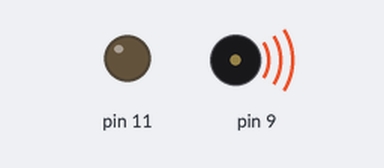
Bench run of a sketch on a simulated Arduino Uno, built with avr-gcc and run on an emulated ATmega328P. Shown: output pins drawn as LEDs (lit = HIGH), buzzer (waves = sounding).

Above: at 0.1 s.
At 38.8 s:
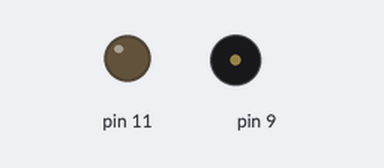
Timing chart, 0 to 40.0 s (numbered marks = the images above):
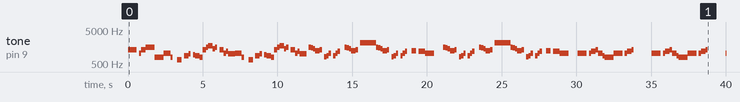

Measured:
- by itself, tone on pin 9: plays 1318 Hz for 0.60 s, 1046 Hz for 0.15 s, 1318 Hz for 0.30 s, 1568 Hz for 0.60 s, 784 Hz for 0.60 s, 1046 Hz for 0.45 s … (124 notes in this stretch)

The sketch:

mario_melody.ino
```cpp
//  Super Mario Melody

void setup()
{
pinMode(9, OUTPUT);
pinMode(11,OUTPUT);
digitalWrite(11,LOW);
}
void loop()
{
tone(9,1318,150);
delay(150);
tone(9,1318,300);
delay(300);
tone(9,1318,150);
delay(300);
tone(9,1046,150);
delay(150);
tone(9,1318,300);
delay(300);
tone(9,1568,600);
delay(600);
tone(9,784,600);
delay(600);
tone(9,1046,450) ; // 2й такт
delay(450);
tone(9,784,150);
delay(450);
tone(9,659,300);
delay(450);
tone(9,880,300);
delay(300);
tone(9,987,150);
delay(300);
tone(9,932,150);
delay(150);
tone(9,880,300);
delay(300);
tone(9,784,210); // 3й такт
delay(210);
tone(9,1318,210);
delay(210);
tone(9,1568,150);
delay(150);
tone(9,1750,300);
delay(300);
tone(9,1396,150);
delay(150);
tone(9,1568,150);
delay(300);
tone(9,1318,300);
delay(300);
tone(9,1046,150);
delay(150);
tone(9,1174,150);
delay(150);
tone(9,987,450);
delay(450);
tone(9,1046,450); // 4й такт
delay(450);
tone(9,784,150);
delay(450);
tone(9,659,300);
delay(450);
tone(9,880,300);
delay(300);
tone(9,987,150);
delay(300);
tone(9,932,150);
delay(150);
tone(9,880,300);
delay(300);
tone(9,784,210); // 5й такт
delay(210);
tone(9,1318,210);
delay(210);
tone(9,1568,150);
delay(150);
tone(9,1750,300);
delay(300);
tone(9,1396,150);
delay(150);
tone(9,1568,150);
delay(300);
tone(9,1318,300);
delay(300);
tone(9,1046,150);
delay(150);
tone(9,1174,150);
delay(150);
tone(9,987,450);
delay(600);
tone(9,1568,150); // 6ой Спуск вниз
delay(150);
tone(9,1480,150);
delay(150);
tone(9,1396,150);
delay(150);
tone(9,1244,300);
delay(300);
tone(9,1318,150);
delay(300);
tone(9,830,150);
delay(150);
tone(9,880,150);
delay(150);
tone(9,1046,150);
delay(300);
tone(9,880,150);
delay(150);
tone(9,1046,150);
delay(150);
tone(9,1174,150);
delay(150);
delay(300); // 7ой
tone(9,1568,150);
delay(150);
tone(9,1480,150);
delay(150);
tone(9,1396,150);
delay(150);
tone(9,1244,300);
delay(300);
tone(9,1318,150);
delay(300);
tone(9,2093,300);
delay(300);
tone(9,2093,150);
delay(150);
tone(9,2093,600);
delay(600);
tone(9,1568,150); // 6ой Спуск вниз ПОВТОР
delay(150);
tone(9,1480,150);
delay(150);
tone(9,1396,150);
delay(150);
tone(9,1244,300);
delay(300);
tone(9,1318,150);
delay(300);
tone(9,830,150);
delay(150);
tone(9,880,150);
delay(150);
tone(9,1046,150);
delay(300);
tone(9,880,150);
delay(150);
tone(9,1046,150);
delay(150);
tone(9,1174,150);
delay(450);
tone(9,1244,300);
delay(450);
tone(9,1174,450);
delay(450);
tone(9,1046,600);
delay(1200 );
tone(9,1568,150); // 6ой Спуск вниз
delay(150);
tone(9,1480,150);
delay(150);
tone(9,1396,150);
delay(150);
tone(9,1244,300);
delay(300);
tone(9,1318,150);
delay(300);
tone(9,830,150);
delay(150);
tone(9,880,150);
delay(150);
tone(9,1046,150);
delay(300);
tone(9,880,150);
delay(150);
tone(9,1046,150);
delay(150);
tone(9,1174,150);
delay(150);
delay(300); // 7ой
tone(9,1568,150);
delay(150);
tone(9,1480,150);
delay(150);
tone(9,1396,150);
delay(150);
tone(9,1244,300);
delay(300);
tone(9,1318,150);
delay(300);
tone(9,2093,300);
delay(300);
tone(9,2093,150);
delay(150);
tone(9,2093,600);
delay(600);
tone(9,1568,150); // 6ой Спуск вниз ПОВТОР
delay(150);
tone(9,1480,150);
delay(150);
tone(9,1396,150);
delay(150);
tone(9,1244,300);
delay(300);
tone(9,1318,150);
delay(300);
tone(9,830,150);
delay(150);
tone(9,880,150);
delay(150);
tone(9,1046,150);
delay(300);
tone(9,880,150);
delay(150);
tone(9,1046,150);
delay(150);
tone(9,1174,150);
delay(450);
tone(9,1244,300);
delay(450);
tone(9,1174,450);
delay(450);
tone(9,1046,600);
delay(1200);
tone(9,1046,150); // 8ой такт
delay(150);
tone(9,1046,300);
delay(300);
tone(9,1046,150);
delay(300);
tone(9,1046,150);
delay(150);
tone(9,1174,300);
delay(300);
tone(9,1318,150);
delay(150);
tone(9,1046,300);
delay(300);
tone(9,880,150);
delay(150);
tone(9,784,600);
delay(600);
tone(9,1046,150);
delay(150);
tone(9,1046,300);
delay(300);
tone(9,1046,150);
delay(300);
tone(9,1046,150);
delay(150);
tone(9,1174,300);
delay(300);
tone(9,1318,150);
delay(150);
delay(1200);
tone(9,1046,150); // 8ой такт
delay(150);
tone(9,1046,300);
delay(300);
tone(9,1046,150);
delay(300);
tone(9,1046,150);
delay(150);
tone(9,1174,300);
delay(300);
tone(9,1318,150);
delay(150);
tone(9,1046,300);
delay(300);
tone(9,880,150);
delay(150);
tone(9,784,600);
delay(600);
tone(9,1046,150);
delay(150);
tone(9,1046,300);
delay(300);
tone(9,1046,150);
delay(300);
tone(9,1046,150);
delay(150);
tone(9,1174,300);
delay(300);
tone(9,1318,150);
delay(150);
delay(1200);
tone(9,1046,450) ; // 2й такт
delay(450);
tone(9,784,150);
delay(450);
tone(9,659,300);
delay(450);
tone(9,880,300);
delay(300);
tone(9,987,150);
delay(300);
tone(9,932,150);
delay(150);
tone(9,880,300);
delay(300);
tone(9,784,210); // 3й такт
delay(210);
tone(9,1318,210);
delay(210);
tone(9,1568,150);
delay(150);
tone(9,1750,300);
delay(300);
tone(9,1396,150);
delay(150);
tone(9,1568,150);
delay(300);
tone(9,1318,300);
delay(300);
tone(9,1046,150);
delay(150);
tone(9,1174,150);
delay(150);
tone(9,987,450);
delay(450);
tone(9,1046,450); // 4й такт
delay(450);
tone(9,784,150);
delay(450);
tone(9,659,300);
delay(450);
tone(9,880,300);
delay(300);
tone(9,987,150);
delay(300);
tone(9,932,150);
delay(150);
tone(9,880,300);
delay(300);
tone(9,784,210); // 5й такт
delay(210);
tone(9,1318,210);
delay(210);
tone(9,1568,150);
delay(150);
tone(9,1750,300);
delay(300);
tone(9,1396,150);
delay(150);
tone(9,1568,150);
delay(300);
tone(9,1318,300);
delay(300);
tone(9,1046,150);
delay(150);
tone(9,1174,150);
delay(150);
tone(9,987,450);
delay(600);
tone(9,1568,150); // 6ой Спуск вниз
delay(150);
tone(9,1480,150);
delay(150);
tone(9,1396,150);
delay(150);
tone(9,1244,300);
delay(300);
tone(9,1318,150);
delay(300);
tone(9,830,150);
delay(150);
tone(9,880,150);
delay(150);
tone(9,1046,150);
delay(300);
tone(9,880,150);
delay(150);
tone(9,1046,150);
delay(150);
tone(9,1174,150);
delay(150);
delay(300); // 7ой
tone(9,1568,150);
delay(150);
tone(9,1480,150);
delay(150);
tone(9,1396,150);
delay(150);
tone(9,1244,300);
delay(300);
tone(9,1318,150);
delay(300);
tone(9,2093,300);
delay(300);
tone(9,2093,150);
delay(150);
tone(9,2093,600);
delay(600);
tone(9,1568,150); // 6ой Спуск вниз ПОВТОР
delay(150);
tone(9,1480,150);
delay(150);
tone(9,1396,150);
delay(150);
tone(9,1244,300);
delay(300);
tone(9,1318,150);
delay(300);
tone(9,830,150);
delay(150);
tone(9,880,150);
delay(150);
tone(9,1046,150);
delay(300);
tone(9,880,150);
delay(150);
tone(9,1046,150);
delay(150);
tone(9,1174,150);
delay(450);
tone(9,1244,300);
delay(450);
tone(9,1174,450);
delay(450);
tone(9,1046,600);
delay(1200 );
tone(9,1568,150); // 6ой Спуск вниз
delay(150);
tone(9,1480,150);
delay(150);
tone(9,1396,150);
delay(150);
tone(9,1244,300);
delay(300);
tone(9,1318,150);
delay(300);
tone(9,830,150);
delay(150);
tone(9,880,150);
delay(150);
tone(9,1046,150);
delay(300);
tone(9,880,150);
delay(150);
tone(9,1046,150);
delay(150);
tone(9,1174,150);
delay(150);
delay(300); // 7ой
tone(9,1568,150);
delay(150);
tone(9,1480,150);
delay(150);
tone(9,1396,150);
delay(150);
tone(9,1244,300);
delay(300);
tone(9,1318,150);
delay(300);
tone(9,2093,300);
delay(300);
tone(9,2093,150);
delay(150);
tone(9,2093,600);
delay(600);
tone(9,1568,150); // 6ой Спуск вниз ПОВТОР
delay(150);
tone(9,1480,150);
delay(150);
tone(9,1396,150);
delay(150);
tone(9,1244,300);
delay(300);
tone(9,1318,150);
delay(300);
tone(9,830,150);
delay(150);
tone(9,880,150);
delay(150);
tone(9,1046,150);
delay(300);
tone(9,880,150);
delay(150);
tone(9,1046,150);
delay(150);
tone(9,1174,150);
delay(450);
tone(9,1244,300);
delay(450);
tone(9,1174,450);
delay(450);
tone(9,1046,600);
delay(1200);
tone(9,1046,150); // 8ой такт
delay(150);
tone(9,1046,300);
delay(300);
tone(9,1046,150);
delay(300);
tone(9,1046,150);
delay(150);
tone(9,1174,300);
delay(300);
tone(9,1318,150);
delay(150);
tone(9,1046,300);
delay(300);
tone(9,880,150);
delay(150);
tone(9,784,600);
delay(600);
tone(9,1046,150);
delay(150);
tone(9,1046,300);
delay(300);
tone(9,1046,150);
delay(300);
tone(9,1046,150);
delay(150);
tone(9,1174,300);
delay(300);
tone(9,1318,150);
delay(150);
delay(1200);
tone(9,1046,150); // 8ой такт
delay(150);
tone(9,1046,300);
delay(300);
tone(9,1046,150);
delay(300);
tone(9,1046,150);
delay(150);
tone(9,1174,300);
delay(300);
tone(9,1318,150);
delay(150);
tone(9,1046,300);
delay(300);
tone(9,880,150);
delay(150);
tone(9,784,600);
delay(600);
tone(9,1046,150);
delay(150);
tone(9,1046,300);
delay(300);
tone(9,1046,150);
delay(300);
tone(9,784,150);
delay(150);
tone(9,1174,300);
delay(300);
tone(9,1046,2400);
delay(24000);
delay(1200);


}
```
